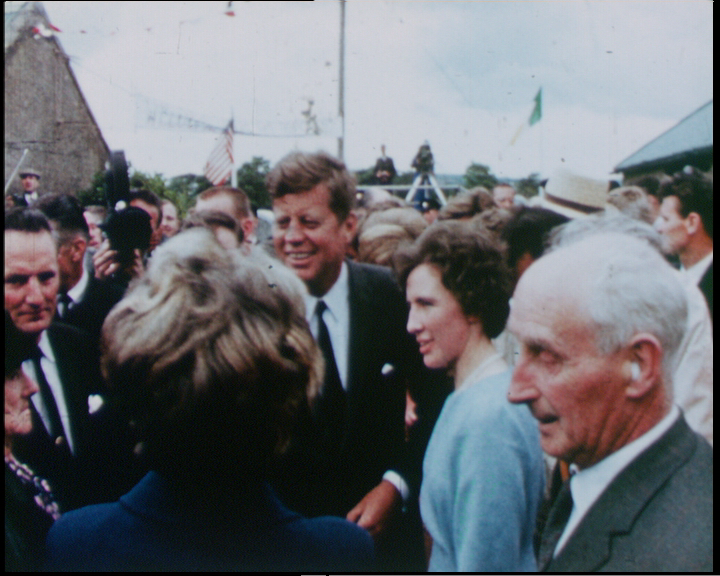
%> input picture LAB1/jfk.png, 720 x 576 px
$ octave Q2.m   (GNU Octave 9; MATLAB toolbox functions it lacks are replaced by stand-ins)
%> lines starting %> are read from the running program, lines starting %| are printed output that depends on the picture
I = imread('jfk.png');
%> I is the input picture: size 576x720x3 uint8; mean R, G, B 106.5, 108.6, 113.4

img = rgb2gray(I);
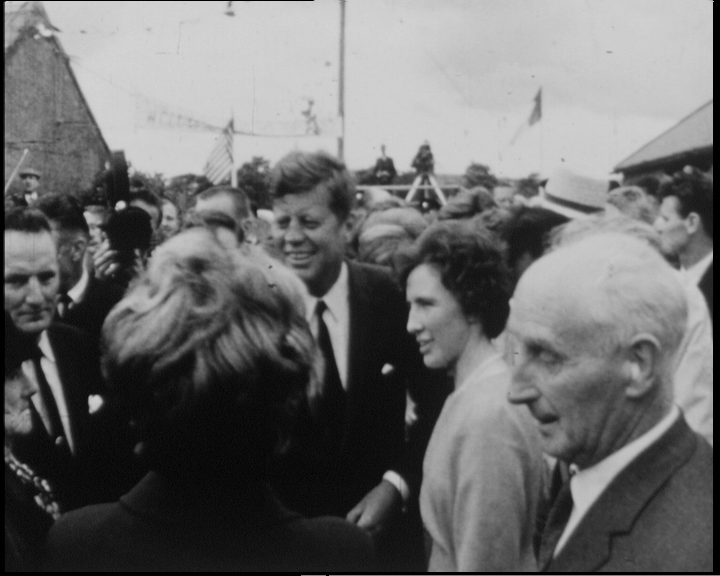
%> img: size 576x720 uint8; min 0, max 213, mean 108.5
figure(1)
imshow(img);
title('RGB2GRAY', 'FontSize', 18)
figure(2)
hist(img(:),0:255)
title('histogram', 'FontSize', 18)
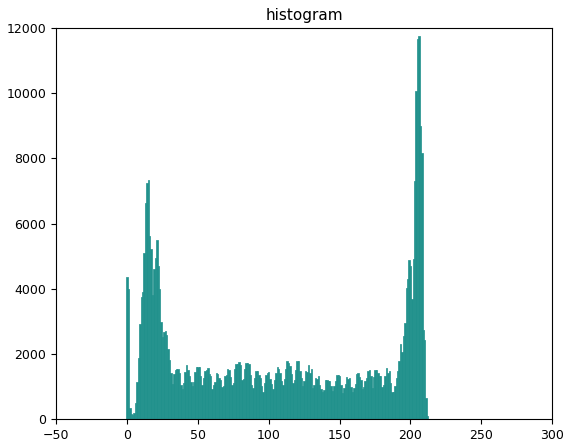
%> figure redrawn from the program's plot data; tallest bar 11766 high, from x = 205.5 to 206.5
